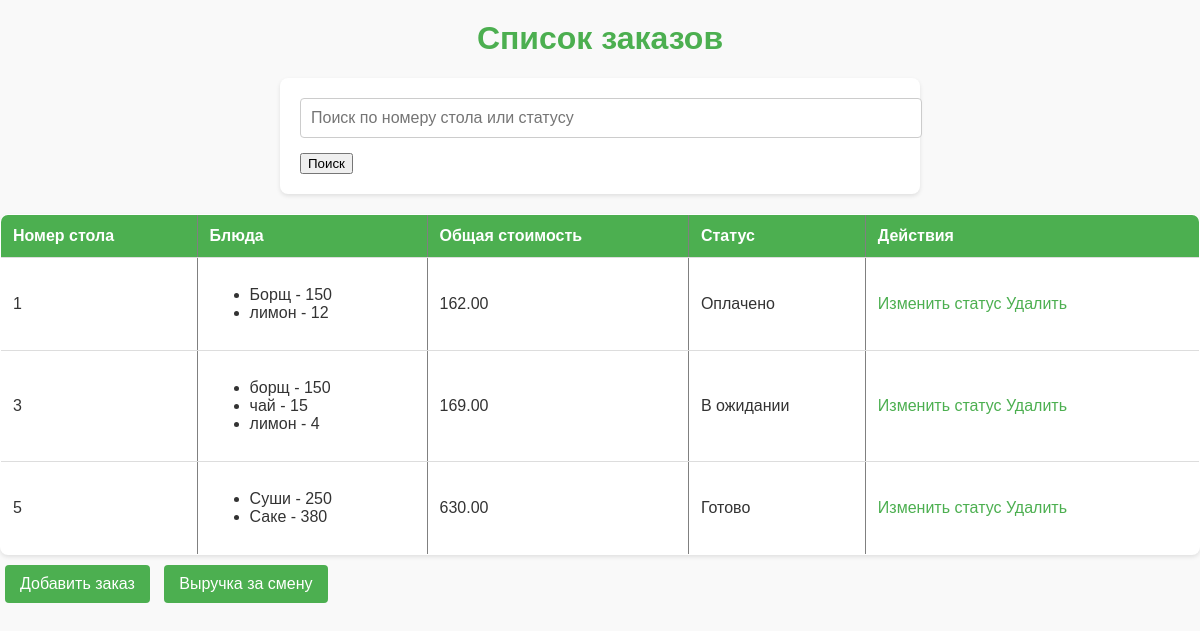
The page / on the database its author committed.
### orders/models.py (models this page shows, shortened)
class Order(models.Model):
    STATUS_CHOICES = [
        ('pending', 'В ожидании'),
        ('ready', 'Готово'),
        ('paid', 'Оплачено'),
    ]
    table_number = models.PositiveIntegerField(verbose_name="Номер стола")
    items = models.JSONField(verbose_name="Список блюд", default=list)
    total_price = models.DecimalField(
        max_digits=10, decimal_places=2, verbose_name="Общая стоимость", default=0.0
    )
    status = models.CharField(
        max_length=10, choices=STATUS_CHOICES, default='pending', verbose_name="Статус"
    )
    created_at = models.DateTimeField(auto_now_add=True, verbose_name="Дата создания")

### orders/views.py (the view, shortened to what this page needs)
# urls.py: path('', views.order_list, name='order_list'),
def order_list(request):
    status_filter = request.GET.get('status', '')
    query = request.GET.get('q', '').strip()
    orders = Order.objects.all()
    if status_filter:
        orders = orders.filter(status=status_filter)
    context = {'orders': orders}
    return render(request, 'orders/order_list.html', context)

### templates/orders/order_list.html (shortened to what this page needs)
{% load static %}
<!DOCTYPE html>
<html lang="en">
<head>
    <link rel="stylesheet" href="{% static 'css/styles.css' %}">
</head>
<body>
    <h1><a href="{% url 'order_list' %}">Список заказов</a></h1>
    <form method="get">
        <input type="text" name="q" placeholder="Поиск по номеру стола или статусу">
        <button type="submit">Поиск</button>
    </form>
    <table border="1">
        <tr>
            <th>Номер стола</th>
            <th>Блюда</th>
            <th>Общая стоимость</th>
            <th>Статус</th>
            <th>Действия</th>
        </tr>
        {% for order in orders %}
        <tr>
            <td>{{ order.table_number }}</td>
            <td>
                <ul>
                    {% for item in order.items %}
                    <li>{{ item.name }} - {{ item.price }}</li>
                    {% endfor %}
                </ul>
            </td>
            <td>{{ order.total_price }}</td>
            <td>{{ order.get_status_display }}</td>
            <td>
                <a href="{% url 'update_order' order.id %}">Изменить статус</a>
                <a href="{% url 'delete_order' order.id %}">Удалить</a>
            </td>
        </tr>
        {% endfor %}
    </table>
        <a href="{% url 'add_order' %}" class="button">Добавить заказ</a>
        <a href="{% url 'revenue_report' %}" class="button">Выручка за смену</a>
</body>
</html>

### static/css/styles.css (style rules this page uses)
body { font-family: Arial, sans-serif; background-color: #f9f9f9; color: #333; margin: 0; padding: 0; }
h1 { text-align: center; color: #4CAF50; margin-top: 20px; }
a { text-decoration: none; color: #4CAF50; }
form { max-width: 600px; margin: 20px auto; padding: 20px; background: #fff; border-radius: 8px; box-shadow: 0 2px 4px rgba(0, 0, 0, 0.1); }
input[type="text"], input[type="number"], select, textarea { width: 100%; padding: 10px; margin-bottom: 15px; border: 1px solid #ccc; border-radius: 4px; font-size: 16px; }
.button { display: inline-table; background-color: #4CAF50; color: white; padding: 10px 15px; margin: 10px 5px; border: none; border-radius: 4px; cursor: pointer; font-size: 16px; text-align: center; text-decoration: none; }
table { width: 100%; border-collapse: collapse; margin-top: 20px; background: #fff; border-radius: 8px; overflow: hidden; box-shadow: 0 2px 4px rgba(0, 0, 0, 0.1); }
th, td { padding: 12px; text-align: left; border-bottom: 1px solid #ddd; }
th { background-color: #4CAF50; color: white; }

### rows shown on the page
Order: table_number "1", name "Борщ" "лимон", price "150" "12", total_price "162.00", status "Оплачено"
Order: table_number "3", name "борщ" "чай" "лимон", price "150" "15" "4", total_price "169.00", status "В ожидании"
Order: table_number "5", name "Суши" "Саке", price "250" "380", total_price "630.00", status "Готово"
